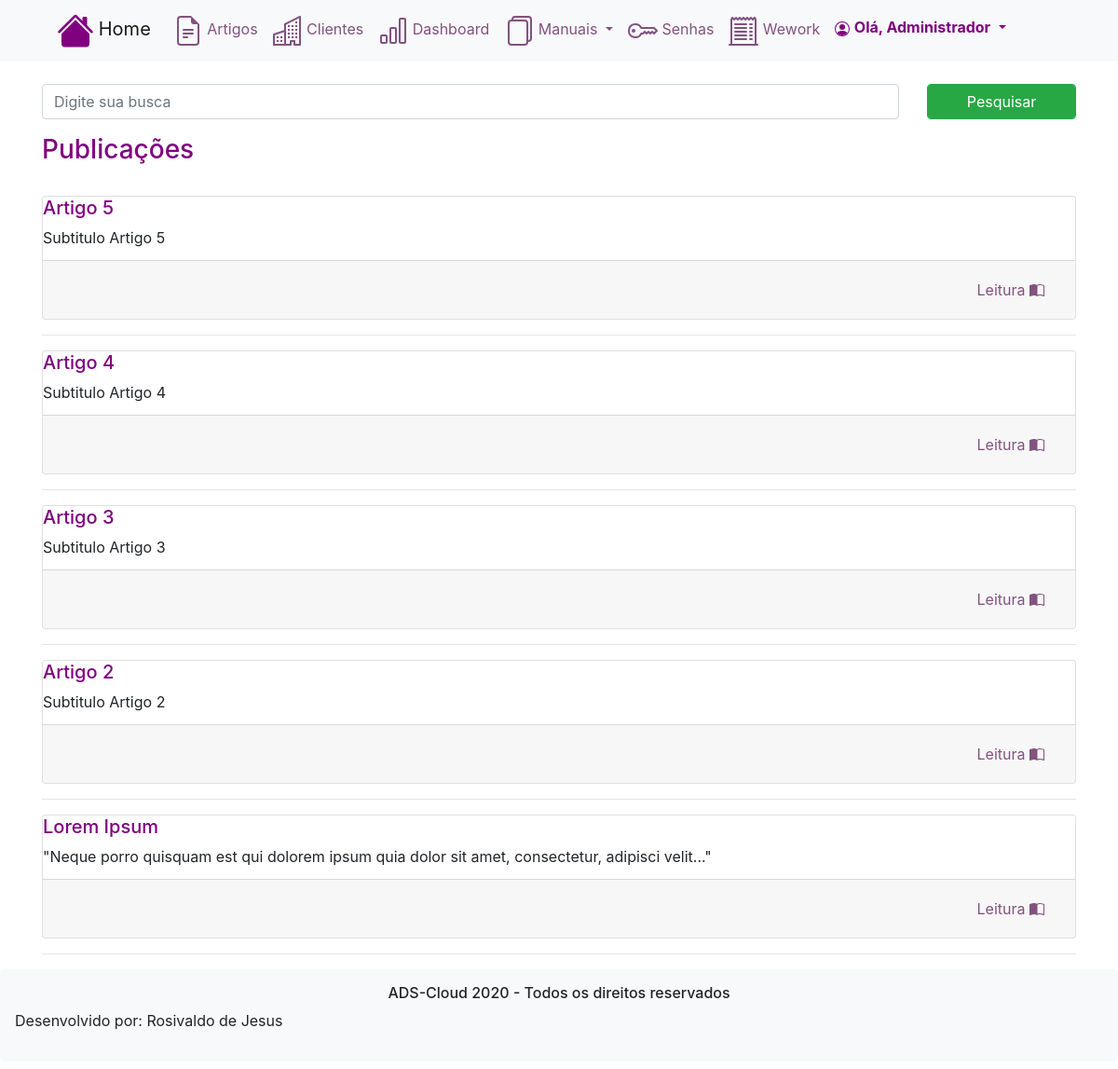
The page /artigos/ (signed in) on the database its author committed.
### evertical/models.py (models this page shows, shortened)
class tbArtigos(models.Model):
    artigoTitulo = models.CharField(max_length=255, blank=True, null=True)
    artigoSubtitulo = models.CharField(max_length=255, blank=True, null=True)
    artigoTexto = RichTextField(blank=True, null=True)
    class Meta:
        db_table = 'tbArtigos'
        verbose_name_plural = 'Artigos'

### evertical/views.py (the view)
# urls.py: path('artigos/', artigos),
@login_required(login_url='/login/')
def artigos(request):
    artigos = tbArtigos.objects.all().order_by('-id')
    queryset = request.GET.get('q')
    if queryset:
        artigos = tbArtigos.objects.filter(
            Q(artigoTitulo__icontains=queryset)|
            Q(artigoSubtitulo__icontains=queryset)|
            Q(artigoTexto__icontains=queryset)
        )
    dados = {'artigos': artigos}
    return render(request, 'artigos.html', dados)

### templates/artigos.html (shortened to what this page needs)
{% extends "base.html" %}
{% load static %}
{% block content %}
<div class="container-xl">
	<br>
	<section>
		<form method="GET">
			<div class="row">
				<div class="form-group col-10">
					<input type="search" class="form-control"
						placeholder="Digite sua busca"
						name="q" value="{{ request.GET.q }}">
				</div>
				<div class="form-group col-2" >
					<button class=" form-control btn-success">Pesquisar</button>
				</div>
			</div>
		</form>
	</section>
	<section>
		<h3 style="color: purple">Publicações</h3>
		<br>
		{% for artigo in artigos %}
		<div class="card rounded">
			<div><h5 style="color: purple">{{ artigo.artigoTitulo }}</h5></div>
			<div><p class="card-title">{{ artigo.artigoSubtitulo }}</p></div>
			<div class="card-footer" align="right">
				<button class="btn btn-outline">
					<a href="/artigoVisualizacao/?id={{ artigo.id }}"  style="color: #825280">
						Leitura
				</button>
			</div>
		</div>
		<hr>
		{% endfor %}
	</section>
</div>
{% endblock %}s

### templates/model-header.html (shortened to what this page needs)
<div class="bg-light" >
        <div class="container">
          <nav class="navbar navbar-expand-lg navbar-light bg-light ">
            {% if request.user.is_authenticated %}
            <a class="navbar-brand" href="/">
              <strong style="color: purple">
              </strong>
              Home
            </a>
            {% endif %}
            <div class="collapse navbar-collapse" id="navbarNavDropdown">
              <ul class="navbar-nav">
                  {% if request.user.is_authenticated %}
                <li class="nav-item active">
                  <a class="nav-link" href="/artigos/" style="color: #825280">
                    Artigos
                  </a>
                </li>
                  {% endif %}
                  {% if request.user.groups.all.0.name == "master" %}
                <li class="nav-item">
                  <a class="nav-link" href="/clientes/" style="color: #825280">
                    Clientes
                  </a>
                </li>
                  {% endif %}
                  {% if request.user.groups.all.0.name == "master" %}
                <li class="nav-item">
                  <a class="nav-link" href="/dashboard/" style="color: #825280">
                    Dashboard
                  </a>
                </li>
                  {% endif %}
                  {% if request.user.is_authenticated %}
                <li class="nav-item dropdown">
                  <a class="nav-link dropdown-toggle" href="#" id="navbarDropdownMenuLink" role="button" data-toggle="dropdown" aria-haspopup="true" aria-expanded="false" style="color: #825280">
                    Manuais
                  </a>
                </li>
                  {% endif %}
                  {% if request.user.is_authenticated %}
                <li class="nav-item">
                  <a class="nav-link" href="/senhasPadroes/" style="color: #825280">
                    Senhas
                  </a>
                </li>
                  {% endif %}
                  {% if request.user.groups.all.0.name == "master" %}
                <li class="nav-item">
                  <a class="nav-link" href="/wework/" style="color: #825280">
                    Wework
                  </a>
                </li>
                  {% endif %}
                  {% if request.user.is_authenticated %}
                        <li class="nav-item dropdown" >
                          <a class="nav-link dropdown-toggle" href="#" id="navbarDropdownMenuLink" role="button" data-toggle="dropdown" aria-haspopup="true" aria-expanded="false" style="color: purple">
                            <strong>Olá, {{ request.user.get_full_name }}</strong>
                          </a>
                        </li>
                          {% endif %}
              </ul>
            </div>
          </nav>
        </div>
</div>

### static/css/style.css (style rules this page uses)
p { text-align: justify; }

### rows shown on the page
tbArtigos: artigoTitulo "Artigo 5", artigoSubtitulo "Subtitulo Artigo 5"
tbArtigos: artigoTitulo "Artigo 4", artigoSubtitulo "Subtitulo Artigo 4"
tbArtigos: artigoTitulo "Artigo 3", artigoSubtitulo "Subtitulo Artigo 3"
tbArtigos: artigoTitulo "Artigo 2", artigoSubtitulo "Subtitulo Artigo 2"
tbArtigos: artigoTitulo "Lorem Ipsum", artigoSubtitulo "\"Neque porro quisquam est qui dolorem ipsum quia dolor sit amet, consectetur, adipisci velit...\""

### other values the page prints
{{ request.user.get_full_name }} "Administrador"
